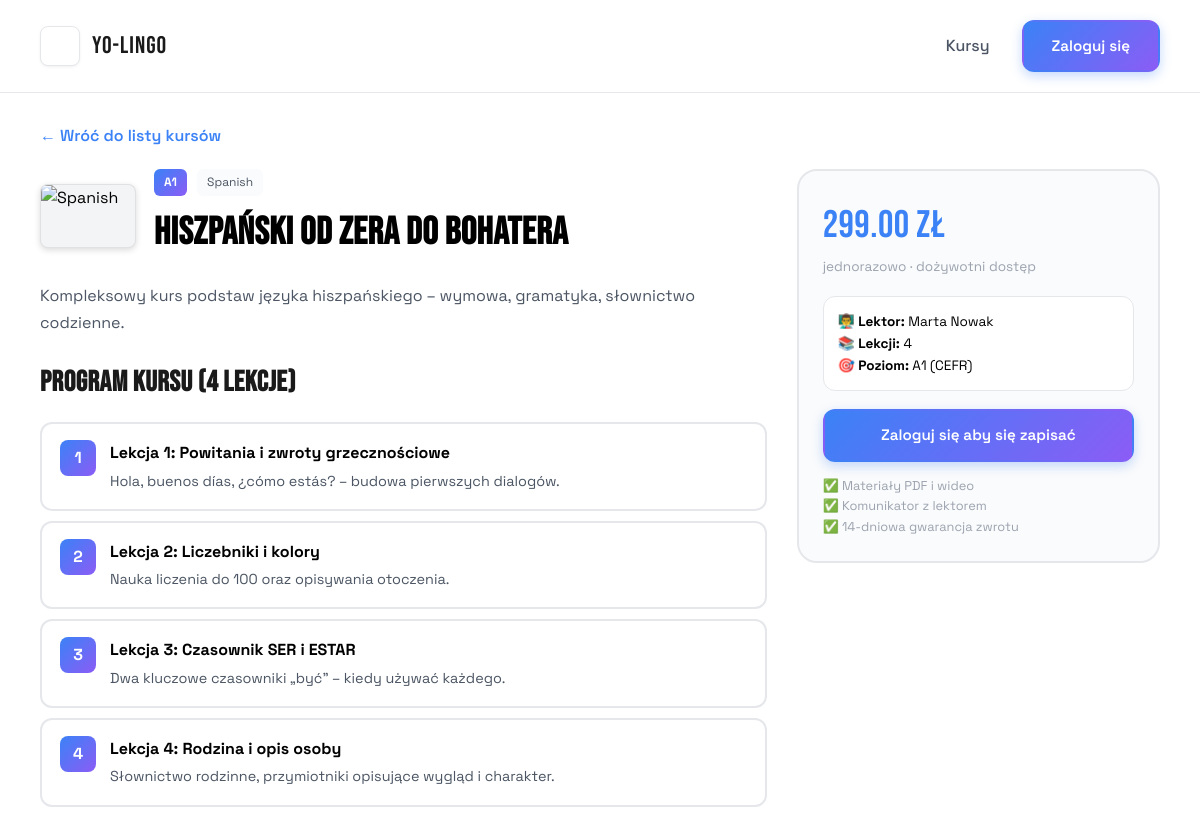
The page /course/1 on the database its author committed.
### tables this page shows
CREATE TABLE courses (
    id INTEGER PRIMARY KEY AUTOINCREMENT,
    title VARCHAR(150) NOT NULL,
    language VARCHAR(50) NOT NULL,
    proficiency_level VARCHAR(5) CHECK(proficiency_level IN ('A1', 'A2', 'B1', 'B2', 'C1', 'C2')) NOT NULL,
    description TEXT,
    price DECIMAL(10, 2) NOT NULL,
    teacher_id INTEGER,
    is_active BOOLEAN DEFAULT 1,
    created_at TIMESTAMP DEFAULT CURRENT_TIMESTAMP,
    FOREIGN KEY (teacher_id) REFERENCES users(id) ON DELETE SET NULL
);

CREATE TABLE lessons (
    id INTEGER PRIMARY KEY AUTOINCREMENT,
    course_id INTEGER NOT NULL,
    title VARCHAR(150) NOT NULL,
    description TEXT,
    sort_order INTEGER DEFAULT 1,
    created_at TIMESTAMP DEFAULT CURRENT_TIMESTAMP,
    FOREIGN KEY (course_id) REFERENCES courses(id) ON DELETE CASCADE
);

### app.py (the view)
@app.route('/course/<int:course_id>')
def course_details(course_id):
    db = get_db()
    course = db.execute('''SELECT c.*, u.first_name || " " || u.last_name AS teacher_name
                           FROM courses c LEFT JOIN users u ON c.teacher_id = u.id
                           WHERE c.id = ?''', (course_id,)).fetchone()
    if course is None:
        flash('Kurs nie istnieje.', 'danger')
        return redirect(url_for('index'))
    lessons = db.execute(
        'SELECT id, title, description, sort_order FROM lessons WHERE course_id = ? ORDER BY sort_order, id',
        (course_id,)
    ).fetchall()
    already_enrolled = False
    if session.get('user_id'):
        already_enrolled = db.execute(
            'SELECT 1 FROM enrollments WHERE student_id = ? AND course_id = ?',
            (session['user_id'], course_id)
        ).fetchone() is not None
    return render_template('course_details.html',
                           course=course, lessons=lessons,
                           already_enrolled=already_enrolled)

### app.py (called while the page is built)
def get_db():
    if 'db' not in g:
        g.db = sqlite3.connect(DATABASE)
        g.db.row_factory = sqlite3.Row
        g.db.execute("PRAGMA foreign_keys = ON")
    return g.db

### templates/course_details.html (shortened to what this page needs)
<!doctype html>
<html lang="pl">
<head>
  <link rel="stylesheet" href="/css/style.css">
</head>
<body class="mockup-body">
<div class="mockup-presentation"><div class="browser-mockup"><div class="browser-content">
  <header class="topbar">
    <div class="topbar-inner">
      <div class="brand"><span class="logo-badge">YL</span><span class="brand-text">Yo-Lingo</span></div>
      <nav class="nav">
        <a href="/" class="nav-link">Kursy</a>
        {% if session.get('user_id') %}
          <a href="/profile" class="nav-link">Mój profil</a>
          <a href="/logout" class="btn btn-outline" style="padding:8px 16px;">Wyloguj</a>
        {% else %}
          <a href="/login" class="btn btn-primary">Zaloguj się</a>
        {% endif %}
      </nav>
    </div>
  </header>
  <main class="container" style="padding-top: 30px; padding-bottom: 60px;">
    <a href="/" style="color:var(--brand-primary);text-decoration:none;font-weight:600;display:inline-block;margin-bottom:20px;">← Wróć do listy kursów</a>
    <div style="display:grid; grid-template-columns: 2fr 1fr; gap: 30px; font-family: var(--font-body);">
      <div>
        <div style="display:flex;gap:18px;align-items:center;margin-bottom:18px;">
          <img src="/css/flags/{{ course.language|lower }}.svg" alt="{{ course.language }}" class="flag-icon large">
          <div>
            <div style="display:flex;gap:10px;margin-bottom:6px;">
              <span style="background:var(--brand-gradient);color:white;padding:4px 10px;border-radius:6px;font-weight:bold;font-size:0.75rem;text-transform:uppercase;">{{ course.proficiency_level }}</span>
              <span style="background:var(--bg-section);padding:4px 10px;border-radius:6px;font-size:0.75rem;color:var(--text-secondary);">{{ course.language }}</span>
            </div>
            <h1 style="font-family:var(--font-display);font-size:2.4rem;letter-spacing:0.5px;">{{ course.title }}</h1>
          </div>
        </div>
        <p style="color:var(--text-secondary);font-size:1rem;line-height:1.7;margin-bottom:24px;">{{ course.description }}</p>
        <h2 class="section-title-dashboard" style="margin-bottom:16px;">Program kursu ({{ lessons|length }} {{ 'lekcja' if lessons|length == 1 else 'lekcje' }})</h2>
        {% if lessons %}
          <div style="display:flex;flex-direction:column;gap:10px;">
            {% for lesson in lessons %}
              <div style="background:var(--bg-card);border:2px solid var(--border-light);border-radius:var(--radius);padding:16px 18px;display:flex;gap:14px;align-items:flex-start;">
                <div style="width:36px;height:36px;background:var(--brand-gradient);color:white;border-radius:8px;display:flex;align-items:center;justify-content:center;font-weight:700;flex-shrink:0;">{{ loop.index }}</div>
                <div>
                  <strong>{{ lesson.title }}</strong>
                  {% if lesson.description %}<p style="color:var(--text-secondary);font-size:0.9rem;margin:4px 0 0;">{{ lesson.description }}</p>{% endif %}
                </div>
              </div>
            {% endfor %}
          </div>
        {% else %}
          <div style="background:var(--bg-section);padding:30px;text-align:center;border-radius:var(--radius);border:2px dashed var(--border-medium);">
            <p style="color:var(--text-muted);margin:0;">Lektor nie dodał jeszcze lekcji do tego kursu.</p>
          </div>
        {% endif %}
      </div>
      <aside style="background:var(--bg-section);border:2px solid var(--border-light);border-radius:var(--radius-lg);padding:24px;position:sticky;top:30px;align-self:start;">
        <div style="font-family:var(--font-display);font-size:2.4rem;color:var(--brand-primary);letter-spacing:0.5px;">{{ "%.2f"|format(course.price) }} zł</div>
        <p style="color:var(--text-muted);font-size:0.85rem;margin-bottom:18px;">jednorazowo · dożywotni dostęp</p>
        <div style="padding:14px;background:white;border:1px solid var(--border-light);border-radius:var(--radius);margin-bottom:18px;font-size:0.85rem;">
          👨‍🏫 <strong>Lektor:</strong> {{ course.teacher_name or 'System' }}<br>
          📚 <strong>Lekcji:</strong> {{ lessons|length }}<br>
          🎯 <strong>Poziom:</strong> {{ course.proficiency_level }} (CEFR)
        </div>
        {% if already_enrolled %}
          <a href="/course/{{ course.id }}/lessons" class="btn btn-accent btn-block">✓ Przejdź do lekcji</a>
          <p style="text-align:center;font-size:0.85rem;color:var(--success);margin-top:10px;font-weight:600;">Masz dostęp do tego kursu</p>
        {% elif not course.is_active %}
          <button class="btn btn-block" disabled style="background:#ccc;cursor:not-allowed;">Kurs zakończony</button>
        {% elif session.get('role') == 'STUDENT' %}
          <a href="/course/checkout/{{ course.id }}" class="btn btn-primary btn-block">Zapisz się i zapłać online</a>
        {% elif not session.get('user_id') %}
          <a href="/login" class="btn btn-primary btn-block">Zaloguj się aby się zapisać</a>
        {% else %}
          <button class="btn btn-block" disabled style="background:#ccc;cursor:not-allowed;">Tylko słuchacze mogą zapisywać się na kursy</button>
        {% endif %}
        <div style="margin-top:14px;font-size:0.8rem;color:var(--text-muted);">
          ✅ Materiały PDF i wideo<br>
          ✅ Komunikator z lektorem<br>
          ✅ 14-dniowa gwarancja zwrotu
        </div>
      </aside>
    </div>
  </main>
</div></div></div>
</body>
</html>

### css/style.css (style rules this page uses)
:root { --mockup-bg: #f5f7fa; --mockup-border: #e1e4e8; --mockup-text: #1a1a1a; --mockup-muted: #6b7280; --chrome-bg: #e8eaed; --chrome-dot-red: #ff5f57; --chrome-dot-yellow: #ffbd2e; --chrome-dot-green: #28ca42; --bg-main: #ffffff; --bg-section: #fafbfc; --bg-card: #ffffff; --brand-primary: #3b82f6; --brand-secondary: #8b5cf6; --brand-gradient: linear-gradient(135deg, #3b82f6 0%, #8b5cf6 100%); --text-primary: #1a1a1a; --text-secondary: #4b5563; --text-muted: #9ca3af; --border-light: #e5e7eb; --border-medium: #d1d5db; --success: #10b981; --warning: #f59e0b; --danger: #ef4444; --shadow-sm: 0 1px 3px rgba(0,0,0,0.06); --shadow-md: 0 4px 12px rgba(0,0,0,0.08); --shadow-lg: 0 10px 40px rgba(0,0,0,0.12); --shadow-mockup: 0 20px 60px rgba(0,0,0,0.15); --font-display: 'Bebas Neue', sans-serif; --font-body: 'Space Grotesk', system-ui, sans-serif; --radius: 12px; --radius-lg: 20px; }
* { box-sizing: border-box; margin: 0; padding: 0; }
html { font-size: 16px; }
body { font-family: var(--font-body); line-height: 1.6; -webkit-font-smoothing: antialiased; }
.mockup-body { background: var(--mockup-bg); padding: 40px 20px; min-height: 100vh; }
.mockup-presentation { max-width: 1600px; margin: 0 auto; }
.browser-mockup { background: var(--chrome-bg); border-radius: var(--radius-lg); box-shadow: var(--shadow-mockup); overflow: hidden; margin-bottom: 32px; }
.browser-content { background: var(--bg-main); min-height: 800px; }
.topbar { background: var(--bg-main); border-bottom: 1px solid var(--border-light); position: sticky; top: 0; z-index: 100; }
.topbar-inner { max-width: 1400px; margin: 0 auto; padding: 20px 40px; display: flex; justify-content: space-between; align-items: center; }
.brand { display: flex; align-items: center; gap: 12px; }
.logo-badge { width: 40px; height: 40px; background: var(--brand-gradient); border-radius: 8px; display: flex; align-items: center; justify-content: center; color: white; font-weight: 700; font-size: 0.9rem; letter-spacing: 1px; }
.brand-text { font-family: var(--font-display); font-size: 1.5rem; color: var(--text-primary); letter-spacing: 1px; }
.nav { display: flex; align-items: center; gap: 32px; }
.nav-link { color: var(--text-secondary); text-decoration: none; font-weight: 500; transition: color 0.2s ease; position: relative; }
.nav-link::after { content: ''; position: absolute; bottom: -4px; left: 0; right: 0; height: 2px; background: var(--brand-gradient); transform: scaleX(0); transition: transform 0.2s ease; }
.btn { display: inline-block; padding: 12px 28px; border-radius: var(--radius); font-weight: 600; font-size: 0.95rem; text-decoration: none; cursor: pointer; border: 2px solid transparent; transition: all 0.3s ease; text-align: center; }
.btn-primary { background: var(--brand-gradient); color: white; box-shadow: 0 4px 12px rgba(59, 130, 246, 0.3); }
.btn-block { width: 100%; }
.container { max-width: 1400px; margin: 0 auto; padding: 0 40px; }
.section-title-dashboard { font-family: var(--font-display); font-size: 1.8rem; color: var(--text-primary); letter-spacing: 0.5px; }
.mockup-body { background: var(--bg-main); padding: 0; min-height: 100vh; }
.mockup-presentation { max-width: none; margin: 0; }
.browser-mockup { background: transparent; border-radius: 0; box-shadow: none; overflow: visible; margin-bottom: 0; }
.browser-content { min-height: auto; }
.logo-badge { background: #fff url("/css/logo.png") center/cover no-repeat; color: transparent; font-size: 0; border: 1px solid var(--border-light); box-shadow: var(--shadow-sm); }
.flag-icon { display: inline-block; width: 64px; height: 44px; border-radius: 6px; box-shadow: 0 2px 6px rgba(0,0,0,0.15); border: 1px solid rgba(0,0,0,0.08); object-fit: cover; background: #f3f4f6; vertical-align: middle; }
.flag-icon.large { width: 96px; height: 64px; border-radius: 8px; }

### rows shown on the page
courses: proficiency_level "A1", language "Spanish", title "Hiszpański od zera do bohatera", description "Kompleksowy kurs podstaw języka hiszpańskiego – wymowa, gramatyka, słownictwo codzienne.", price "299.00"
lessons: title "Lekcja 1: Powitania i zwroty grzecznościowe", description "Hola, buenos días, ¿cómo estás? – budowa pierwszych dialogów."
lessons: title "Lekcja 2: Liczebniki i kolory", description "Nauka liczenia do 100 oraz opisywania otoczenia."
lessons: title "Lekcja 3: Czasownik SER i ESTAR", description "Dwa kluczowe czasowniki „być\" – kiedy używać każdego."
lessons: title "Lekcja 4: Rodzina i opis osoby", description "Słownictwo rodzinne, przymiotniki opisujące wygląd i charakter."

### other values the page prints
{{ lessons|length }} "4"
{{ 'lekcja' if lessons|length == 1 else 'lekcje' }} "lekcje"
{{ course.teacher_name or 'System' }} "Marta Nowak"
